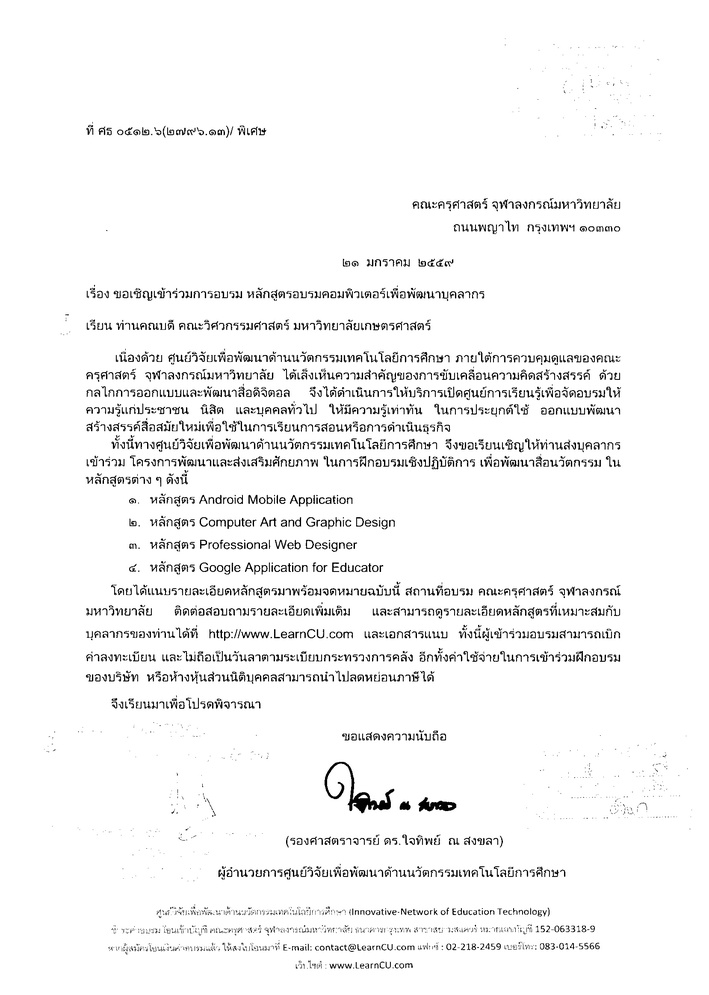
#> input picture old_ver/result2.jpg, 709 x 995 px, shrunk from 1658 x 2326 before the run, found by its file name
$ python remove_stamp2.py
#> lines starting #> are read from the running program, lines starting #| are printed output that depends on the picture; after the words box and inside, x2 and y2 are one past the last pixel; in counts of white or black regions, pixels touching at a corner belong together
import cv2

# Load image, convert to grayscale, Gaussian blur, Otsu's threshold
image = cv2.imread('result2.jpg')
#> image is the input picture: shape (995, 709, 3); min 0, max 255, mean 244.6
gray = cv2.cvtColor(image, cv2.COLOR_BGR2GRAY)
ret, thresh = cv2.threshold(gray, 0, 255, cv2.THRESH_OTSU | cv2.THRESH_BINARY_INV)
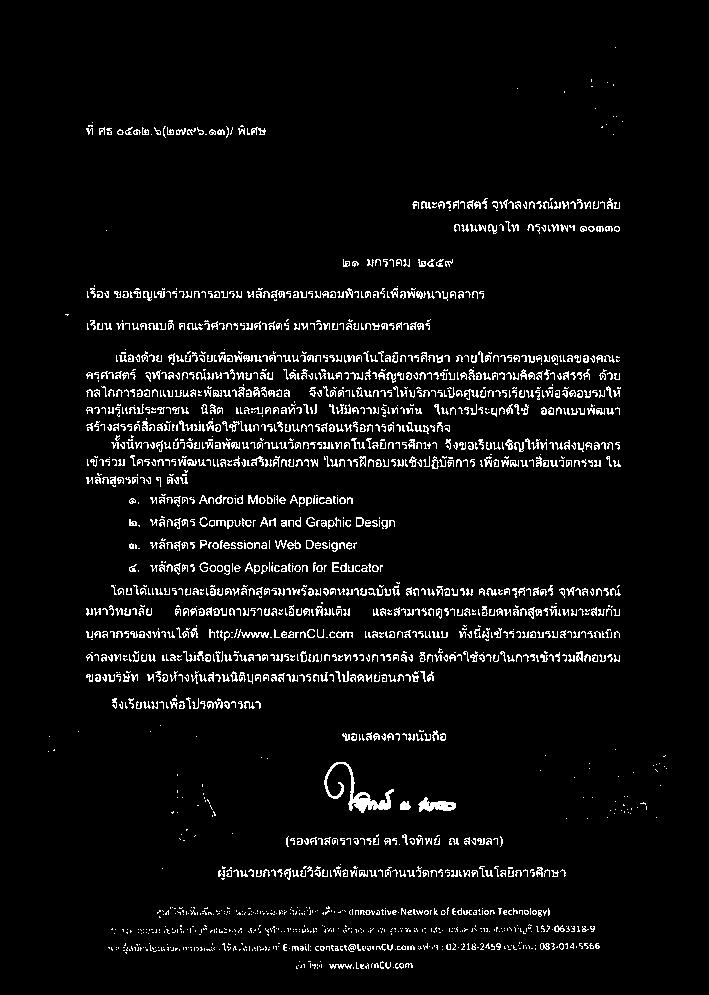
#> thresh: shape (995, 709); 5% white in thin lines or dots, all inside (x1, y1, x2, y2) = (48, 47, 667, 969)
#> ret = 168

# Filter using contour area and remove small noise
cnts = cv2.findContours(thresh, cv2.RETR_TREE, cv2.CHAIN_APPROX_SIMPLE)
#> cnts = 2406 contours, 2204 with area under 20; largest, box (x1, y1, x2, y2) and area: (324, 762, 394, 813) 642, (418, 797, 456, 812) 282, (400, 801, 411, 810) 62, (356, 517, 364, 527) 57, (237, 629, 269, 638) 51
cnts = cnts[0] if len(cnts) == 2 else cnts[1]
for c in cnts:
    area = cv2.contourArea(c)
    if area < 4:
        cv2.drawContours(thresh, [c], -1, (0,0,0), -1)
#> this loop made 2406 passes
#> area on pass 9: 28
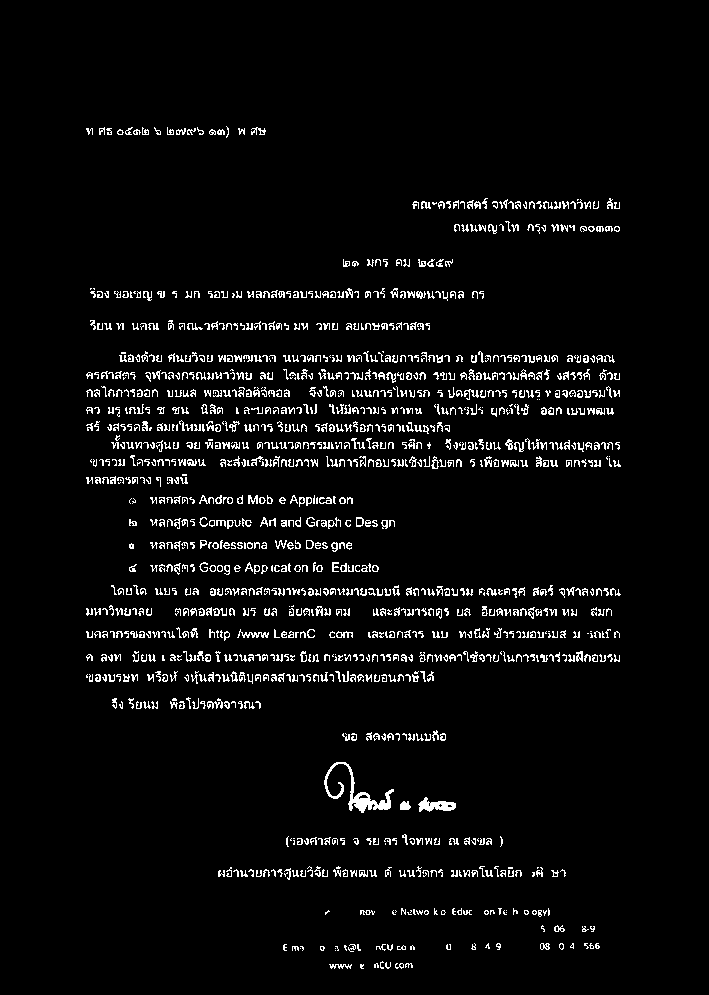
#> thresh: shape (995, 709); 4.4% white in thin lines or dots, all inside (x1, y1, x2, y2) = (86, 126, 621, 969)


close = cv2.bitwise_not(thresh)

cv2.imwrite('thresh.jpg', thresh)
cv2.imwrite('close.jpg', close)
cv2.waitKey()
